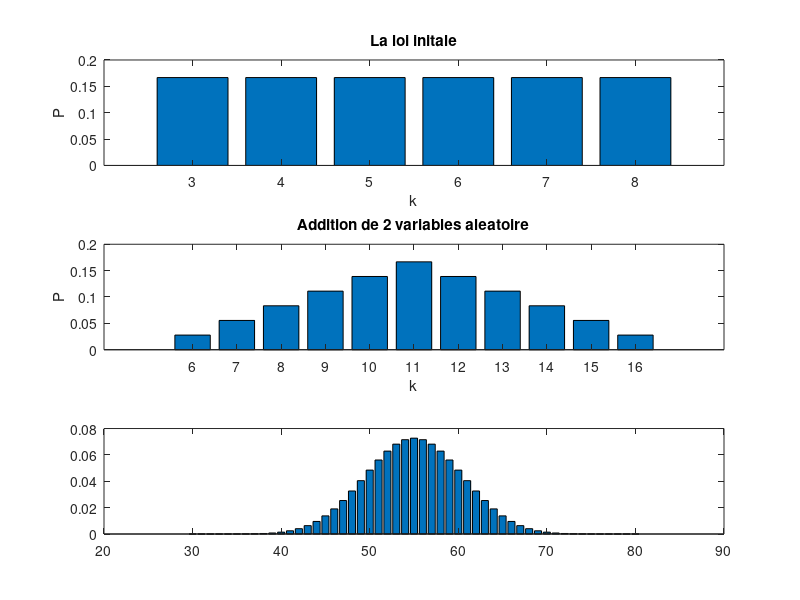

Recreate this plot in MATLAB. (Note: this script raises an error after producing the figure.)
clear all; close all; hold on; grid on;

k=[3,4,5,6,7,8];
P=[1,1,1,1,1,1]/6;

mx = max (k);
mn = min (k);
figure(1);

subplot(3,1,1);
bar(k, P);
title('La loi initale');
xlabel('k');
ylabel('P');

moy=sum(k.*P);

var=sum((k.^2).*P)-moy^2;
ecart=sqrt(var);

prodConv=conv(P,P);

subplot(3,1,2);
bar(2*mn:2*mx, prodConv);
title('Addition de 2 variables aleatoire');
xlabel('k');
ylabel('P');

n=10;
fXn=P;

for i=2:n

   fXn=conv(fXn,P);

end

x=[n*mn:n*mx];

subplot(3,1,3);
bar(x,fXn);hold on;


% question d

moyTh=moy*n;
ecartTh=ecart*sqrt(n);

% question e

fX=loi_normale(moyTh, ecartTh, x);
plot(x, fX);hold on;
title('Addition de 10 variables aleatoires')
xlabel('k');
ylabel('P');
